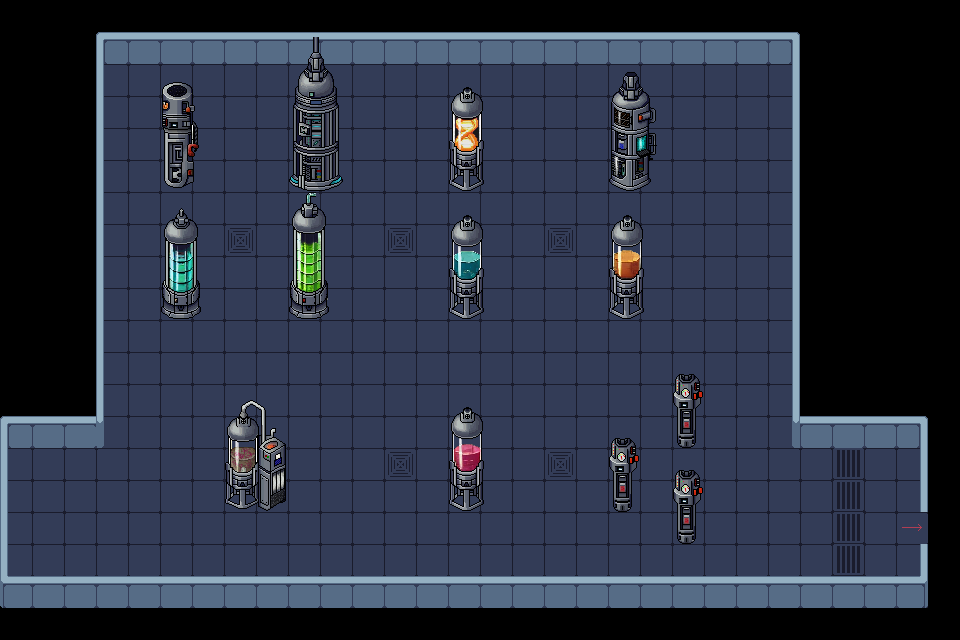

Tiled map render using the project's own tile images. Description and the map definition, with tile-layer contents summarised, below:
An orthogonal 30x20 tile map with 32x32 px tiles, 5 tile layers (floor, collision, collision_in_frame, info layer, ...), 2 tilesets and 9 objects (3x ScoutBot, 2x MedusaDrone, 2x TrooperBot, PlayerSpawn, triggerEndLevel).

<map version="1.10" tiledversion="1.12.2" orientation="orthogonal" renderorder="left-down" width="30" height="20" tilewidth="32" tileheight="32" infinite="0" nextlayerid="9" nextobjectid="13">
 <editorsettings>
  <export target="../assets/Maps/Level_03.json" format="json" />
 </editorsettings>
 <tileset firstgid="1" source="../assets/Maps/tileset/industrial.tsx" />
 <tileset firstgid="852" source="../assets/Maps/tileset/Lab.tsx" />
 <layer id="2" name="floor" width="30" height="20">
  <data>[600 cells, 381 non-empty, 3 distinct tile ids]</data>
 </layer>
 <layer id="1" name="collision" width="30" height="20">
  <data>[600 cells, 60 non-empty, 8 distinct tile ids]</data>
 </layer>
 <layer id="6" name="collision_in_frame" width="30" height="20">
  <data>[600 cells, 44 non-empty, 16 distinct tile ids]</data>
 </layer>
 <layer id="7" name="info layer" width="30" height="20">
  <data>[600 cells, 1 non-empty, 1 distinct tile ids]</data>
 </layer>
 <objectgroup id="4" name="Player">
  <object id="1" name="PlayerSpawn" x="124.277" y="98.6444">
   <point />
  </object>
  <object id="4" name="triggerEndLevel" x="904.382" y="531.713">
   <point />
  </object>
 </objectgroup>
 <objectgroup id="8" name="Robots">
  <object id="5" name="Medusa_1" type="MedusaDrone" x="428.448" y="369.572">
   <point />
  </object>
  <object id="6" name="Medusa_2" type="MedusaDrone" x="715.691" y="221.007">
   <point />
  </object>
  <object id="8" name="Scout_01" type="ScoutBot" x="246.014" y="214.873">
   <properties>
    <property name="direction" value="right" />
   </properties>
   <point />
  </object>
  <object id="9" name="Scout_03" type="ScoutBot" x="288.833" y="380.699">
   <properties>
    <property name="direction" value="right" />
   </properties>
   <point />
  </object>
  <object id="10" name="Trooper_01" type="TrooperBot" x="604.914" y="382.256">
   <properties>
    <property name="direction" value="left" />
   </properties>
   <point />
  </object>
  <object id="11" name="Trooper_02" type="TrooperBot" x="367.464" y="542.632">
   <properties>
    <property name="direction" value="left" />
   </properties>
   <point />
  </object>
  <object id="12" name="Scout_02" type="ScoutBot" x="553.532" y="145.584">
   <properties>
    <property name="direction" value="right" />
   </properties>
   <point />
  </object>
 </objectgroup>
 <layer id="3" name="upper Layer" width="30" height="20">
  <data>[600 cells, 0 non-empty, 0 distinct tile ids]</data>
 </layer>
</map>
